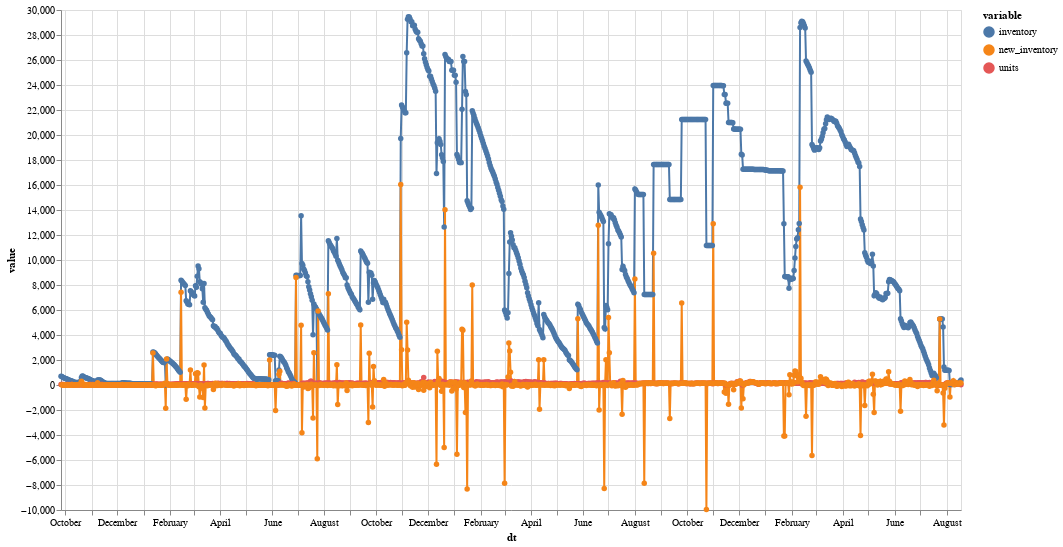

Write notebook code for a chart like this one.
### Code cell
alt.Chart(pd.melt(inventory_df, "dt")).mark_line(point=True).encode(
    x=alt.X('dt:T'),
    y=alt.Y('value:Q', scale=alt.Scale(zero=False)),
    color=alt.Color("variable:N")
).properties(width=900, height=500)

### Figure 1 — Vega-Lite specification as saved in the notebook (floating-point values rounded to 4 significant figures; data arrays with more than 128 entries replaced by an {"elided": "..."} marker saying what was removed)
{"$schema": "https://vega.github.io/schema/vega-lite/v4.8.1.json", "config": {"view": {"continuousHeight": 300, "continuousWidth": 400}}, "data": {"name": "data-ac902957e5040f4a55400886a8f790bc"}, "datasets": {"data-ac902957e5040f4a55400886a8f790bc": {"elided": "3174 records"}}, "encoding": {"color": {"field": "variable", "type": "nominal"}, "x": {"field": "dt", "type": "temporal"}, "y": {"field": "value", "scale": {"zero": false}, "type": "quantitative"}}, "height": 500, "mark": {"point": true, "type": "line"}, "width": 900}
